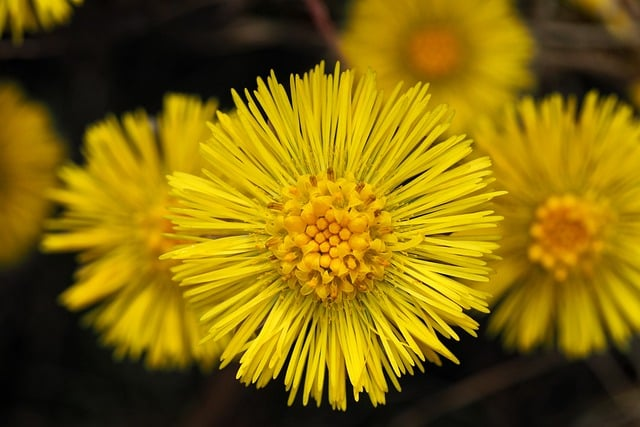
//> input picture 06_Segmentation/images/flower.jpg, 640 x 427 px
$ ./thresholding   (built with g++ and OpenCV 4)
//> lines starting //> are read from the running program, lines starting //| are printed output that depends on the picture; after the words box and inside, x2 and y2 are one past the last pixel; in counts of white or black regions, pixels touching at a corner belong together
#include <opencv2/opencv.hpp>
#include <iostream>

using namespace cv;
using namespace std;

int main(int argc, char** argv) {
    // 이미지 로드
    Mat src = imread("flower.jpg", IMREAD_GRAYSCALE);
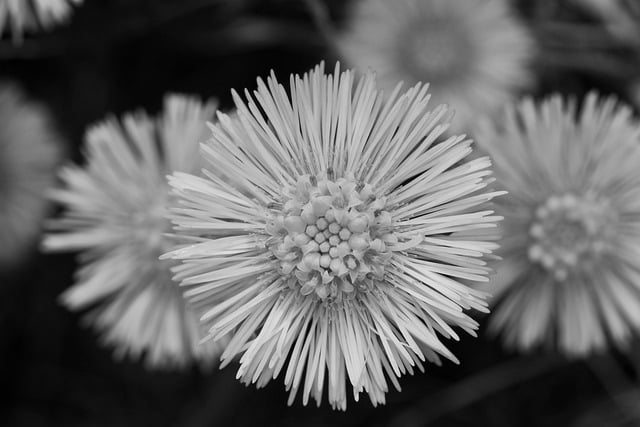
//> src: 427 rows x 640 cols, CV_8UC1; min 0, max 242, mean 100
    if (src.empty()) {
        cerr << "이미지를 불러올 수 없습니다." << endl;
        return -1;
    }

    Mat binary;

    // 1. Simple Thresholding
    threshold(src, binary, 128, 255, THRESH_BINARY);
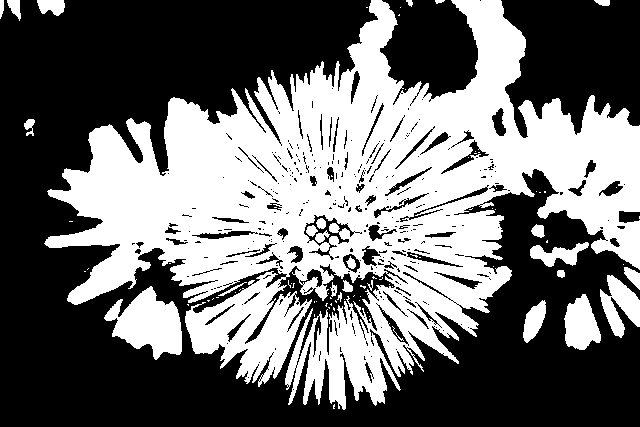
//> binary: 427 rows x 640 cols, CV_8UC1; 43.2% white; 88 white regions (62 under 20 px), largest, box (x1, y1, x2, y2) and area: (44, 0, 640, 410) 108692, (104, 286, 182, 360) 3297, (564, 294, 601, 350) 1406
    imwrite("output_simple.png", binary);

    // 2. Otsu's Method (자동 임계값 계산)
    threshold(src, binary, 0, 255, THRESH_BINARY | THRESH_OTSU);
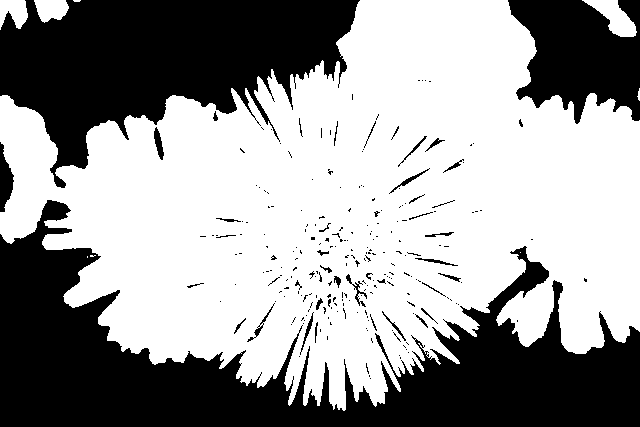
//> binary: 427 rows x 640 cols, CV_8UC1; 60.4% white; 241 black regions (200 under 20 px), largest, box (x1, y1, x2, y2) and area: (0, 200, 640, 427) 57473, (0, 0, 360, 188) 36411, (508, 0, 640, 124) 11072
    imwrite("output_otsu.png", binary);

    // 3. Adaptive Thresholding
    adaptiveThreshold(src, binary, 255, ADAPTIVE_THRESH_MEAN_C, THRESH_BINARY, 11, 5);
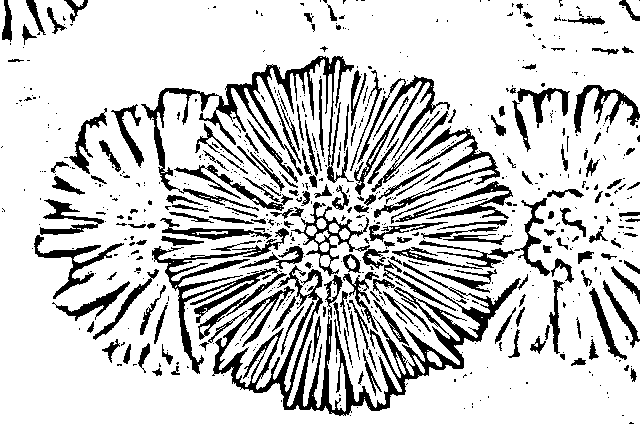
//> binary: 427 rows x 640 cols, CV_8UC1; 80.7% white; 699 black regions (504 under 20 px), largest, box (x1, y1, x2, y2) and area: (212, 262, 521, 416) 9299, (141, 56, 354, 211) 4841, (152, 228, 289, 374) 3455
    imwrite("output_adaptive.png", binary);

    return 0;
}
